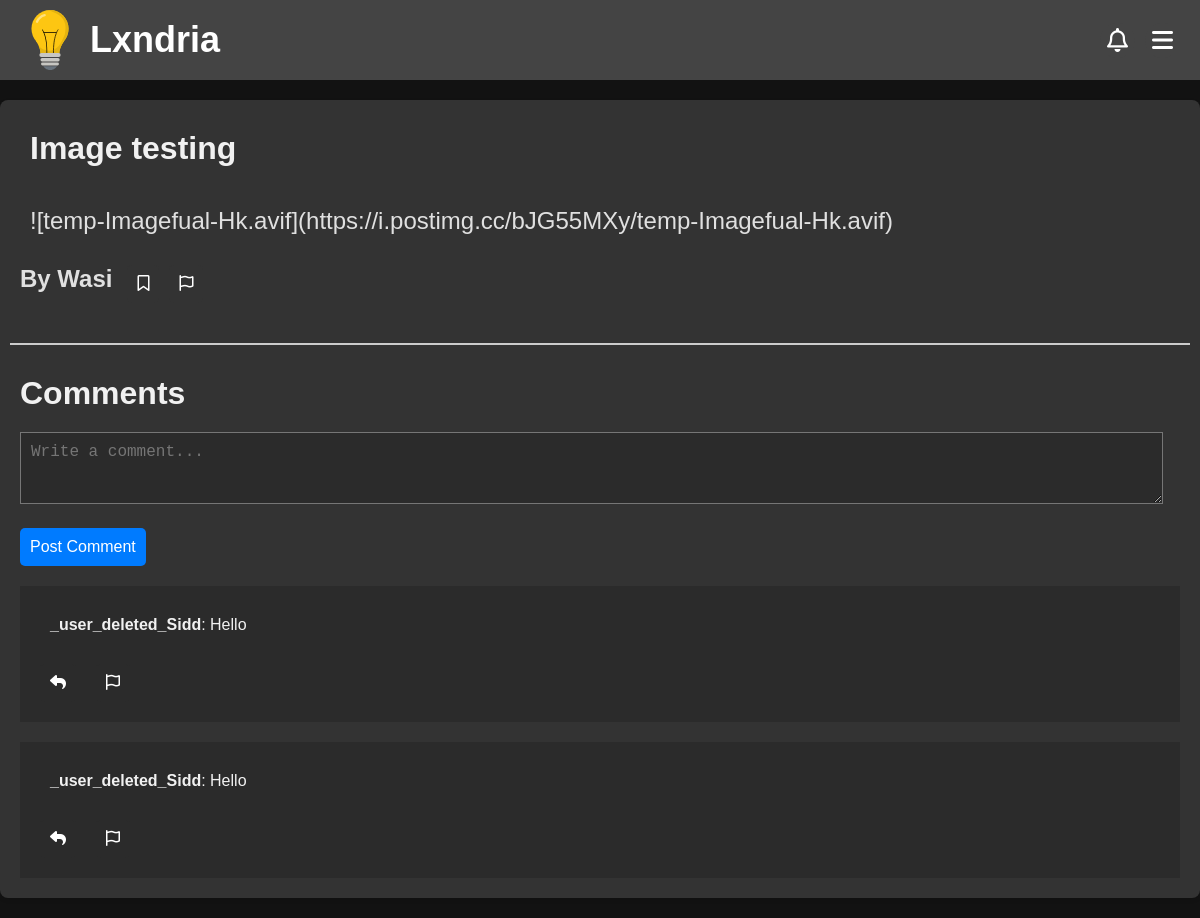
Screenshot of /discussion/8 with the database file from the repository.
### app/models.py (models this page shows, shortened)
class Discussion(db.Model):
    __tablename__ = "discussion"
    __table_args__ = {"extend_existing": True}
    id = db.Column(db.Integer, primary_key=True, autoincrement=True)
    title = db.Column(db.String(100), nullable=False)
    content = db.Column(db.Text, nullable=False)
    created_at = db.Column(db.DateTime, default=datetime.utcnow)
    updated_at = db.Column(db.DateTime, onupdate=datetime.utcnow)
    views = db.Column(db.Integer, default=0)
    author = db.Column(db.String(80), db.ForeignKey('user.username', onupdate="CASCADE"))
    user = db.relationship('User', backref=db.backref('discussions', cascade="all, delete-orphan"))

class User(db.Model, UserMixin): # create a User class to store user information
    __tablename__ = "user"
    __table_args__ = {"extend_existing": True}  # Allow modifications to the table
    id = db.Column(db.Integer, primary_key=True)
    username = db.Column(db.String(80), unique=True, nullable=False)
    name = db.Column(db.String(80), nullable=False)
    password_hash = db.Column(db.String(120), nullable=False)
    email = db.Column(db.String(120), unique=True, nullable=False)
    created_at = db.Column(db.DateTime, default=datetime.utcnow)
    updated_at = db.Column(db.DateTime, onupdate=datetime.utcnow)

class Comments(db.Model):
    __tablename__ = "comments"
    __table_args__ = {"extend_existing": True}
    id = db.Column(db.Integer, primary_key=True, autoincrement=True)
    parent_id = db.Column(db.VARCHAR(10), nullable=False)
    username = db.Column(db.String(80), db.ForeignKey('user.username', onupdate="CASCADE"))
    user = db.relationship('User', backref=db.backref('comments', cascade="all, delete-orphan"))
    content = db.Column(db.Text, nullable=False)
    created_at = db.Column(db.DateTime, default=datetime.utcnow)
    updated_at = db.Column(db.DateTime, onupdate=datetime.utcnow)

### app/routes/discussion.py (the view, shortened to what this page needs)
@discussion_bp.route('/discussion/<int:discussion_id>')
def view_discussion(discussion_id):
    discussion = Discussion.query.get(discussion_id)
    if discussion.user is None:
        bookmarked = None
    elif not current_user.is_authenticated:
        try:
            discussion.views += 1
        except:
            discussion.views = 1
        db.session.commit()
        bookmarked = None
    else:
        bookmarked = None
    form = CommentForm()
    comments = Comments.query.filter_by(parent_id = 'D'+str(discussion_id)).order_by(Comments.created_at).all()
    return render_template('discussion.html', discussion=discussion, comments=comments, form=form, bookmarked=bookmarked)

### app/forms.py
class CommentForm(FlaskForm):
    content = TextAreaField('Content', validators=[DataRequired()])
    submit = SubmitField('Post')

### app/templates/discussion.html (shortened to what this page needs)
<!DOCTYPE html>
<html>
    <head>
    <link rel="stylesheet" href="https://cdnjs.cloudflare.com/ajax/libs/highlight.js/11.7.0/styles/github-dark.min.css">
    <link rel="stylesheet" href="https://cdnjs.cloudflare.com/ajax/libs/font-awesome/6.4.2/css/all.min.css">
    {%include 'banner.html'%}
    <link rel="stylesheet" href="{{url_for('static', filename='css/discussion.css')}}">
</head>
  <body>
    <div class="discussion-container">
        <div class="discussion-header">
            <h1>{{discussion.title}}</h1>
        </div>
        <div class="discussion-content" id="output">
            {{discussion.content}}
        </div>
        {% if current_user and current_user.username == discussion.author %}
        <div class="discussion-footer">
            <a href="/discussion/{{discussion.id}}/edit"><button><i class="far fa-edit"></i></button></a>
            <a onclick="confirmDeletion(event, '{{discussion.id}}', '/discussion/')"><button><i class="fas fa-trash-alt"></i> </button></a>
        </div>
        {% else %}
        <div class="discussion-footer">
            <div class="author">
                <a href="/account/{{discussion.author}}">
                {%if discussion.user%}<h2>By {{discussion.user.name}}</h2>
                {%else%}
                <h2>By {{discussion.author}}</h2>
                {%endif%}
                </a>
            </div>
            {%if bookmarked%}
            <a href="/discussion/{{discussion.id}}/bookmark"><button><i class="fas fa-bookmark"></i></button></a>
            {%else%}
            <a href="/discussion/{{discussion.id}}/bookmark"><button><i class="far fa-bookmark"></i></button></a>
            {%endif%}
            <a href="/report/D{{discussion.id}}"><button><i class="far fa-flag"></i></button></a>
        </div>
        {% endif %}
        <hr>
        <h1>Comments</h1>
        {% with post_id=discussion.id, post_type="D" %}
            {% include 'comments.html' %}
        {% endwith %}
    </div>
  </body>
</html>

### app/templates/comments.html (shortened to what this page needs)
<link rel="stylesheet" href="https://cdnjs.cloudflare.com/ajax/libs/font-awesome/6.4.2/css/all.min.css">
<div id="comment-form-container">
{% include 'comment-form.html' %}
</div>
{% for comment in comments %}
    {% if comment.parent_id == post_type ~ post_id|string%}
    <div class="comment" id="comment-{{ comment.id }}">
        <p><strong>{{ comment.username }}</strong>:
            {{ comment.content }}</p>
            {%if current_user.username == comment.username%}
            <button onclick="confirmDeletion(event, '{{comment.id}}', '/comment/')"><i class="fas fa-trash-alt"></i></button>
        {%else%}
        <div style="display: flex;">
            <button class="reply-button" data-username="{{ comment.username }}"><i class="fas fa-reply"></i></button>
            <a href="/report/C{{comment.id}}"><button><i class="far fa-flag"></i></button></a>
        </div>
        {%endif%}
    </div>
    {% endif %}
{% endfor %}

### app/static/css/banner.css (style rules this page uses)
body, h1, p { margin: 0; padding: 0; text-decoration: none; color: inherit; font-family: Arial, sans-serif; box-sizing: border-box; background-color: #121212; color: #f1f1f1; ; }
a { text-decoration: none; color: inherit; }

### app/static/css/discussion.css (style rules this page uses)
.discussion-container { display: flex; flex-direction: column; max-width: 1200px; margin: 20px auto; padding: 10px; background-color: #333; box-shadow: 0 2px 4px rgba(0, 0, 0, 0.1); border-radius: 8px; color: #e0e0e0; }
.discussion-container h1 { font-size: 2rem; margin: 10px; background-color: #333; }
.discussion-container textarea { font-size: 1.5rem; margin:10px; width: 95%; height: 750px; background-color: #2b2b2b; color: #f1f1f1; padding: 10px; }
.discussion-container button { display: block; margin: 10px; padding: 10px; margin-bottom: 10px; margin-top: 10px; background-color: #007bff; color: #ffffff; border: none; border-radius: 5px; cursor: pointer; font-size: 1rem; transition: background-color 0.3s; }
.discussion-header { justify-content: left; align-self: left; font-size: 2rem; margin: 10px; background-color: #333; }
.discussion-header h1 { background-color: #333; align-self: left; }
.discussion-content { display: flex; background-color: #333 !important; flex-direction: column; margin: 10px; padding: 10px; color: #e0e0e0; font-size: 1.5rem; }
#output, #output p { background-color: #333 !important; color: #e0e0e0; font-size: 1.5rem; padding: 10px; margin: 10px; }
.discussion-footer button { display: block; margin: 5px; padding: 10px; margin-bottom: 10px; margin-top: 10px; background-color: #333; color: #ffffff; border: none; border-radius: 5px; cursor: pointer; font-size: 1rem; transition: background-color 0.3s; }
hr { border: none; height: 2px; background-color: #ccc; margin: 20px 0; }
.author h2 { justify-content: left; align-self: left; font-size: 1.5rem; margin: 10px; background-color: #333; }
.discussion-footer { display: flex; justify-content: left; margin-bottom: 10px; }

### app/static/css/comments.css (style rules this page uses)
#comment-form textarea { font-size: 1rem; margin:10px; width: 95%; height: 50px; background-color: #2b2b2b; color: #f1f1f1; padding: 10px; }
.comment, .comment p { background-color: #2b2b2b; font-size: 1rem; color: #f1f1f1; padding: 10px; margin: 10px; }
.comment button { background-color: #2b2b2b; }

### rows the page displays
Discussion: title "Image testing", content "![temp-Imagefual-Hk.avif](https://i.postimg.cc/bJG55MXy/temp-Imagefual-Hk.avif)"
User: user.name "Wasi"
Comments: username "_user_deleted_Sidd", content "Hello"
Comments: username "_user_deleted_Sidd", content "Hello"
